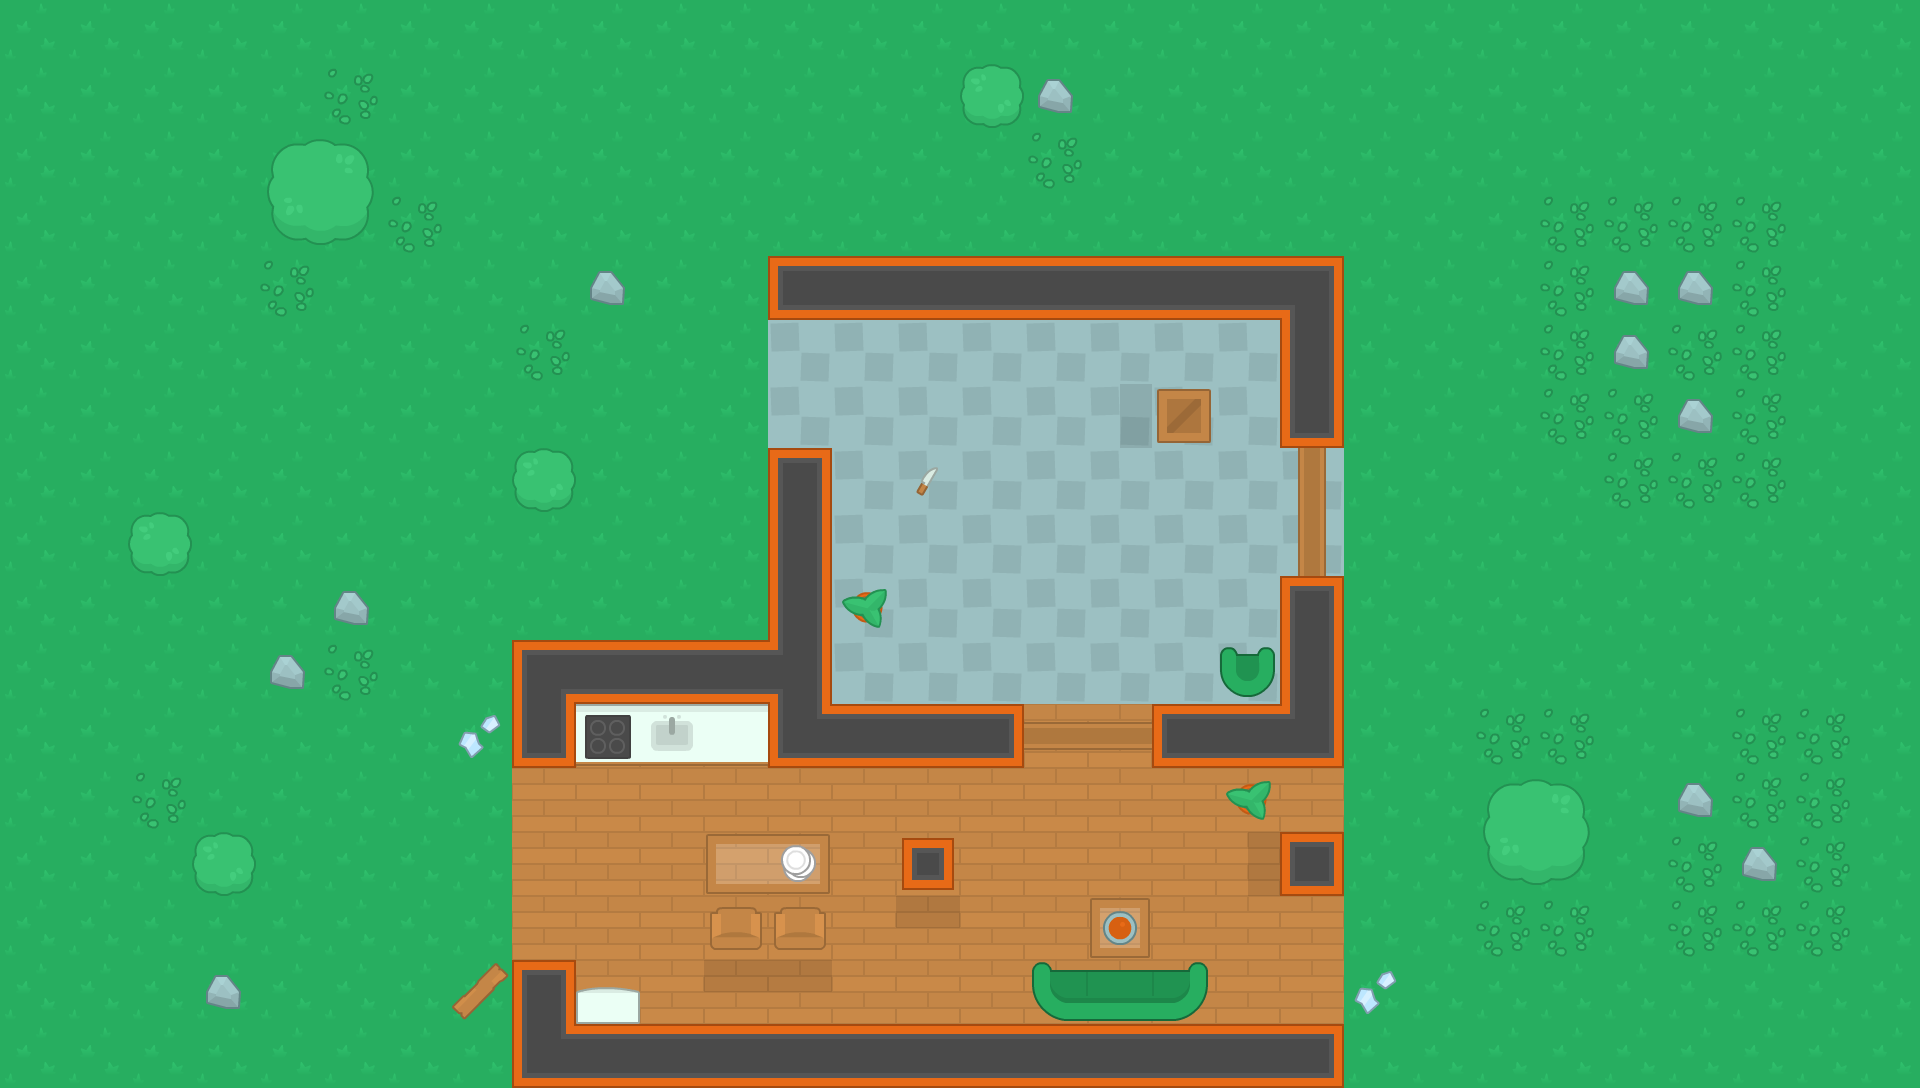

Tiled map render using the project's own tile images. Description and the map definition, with tile-layer contents summarised, below:
An orthogonal 30x17 tile map with 64x64 px tiles, 7 tile layers (ground, floor, wall-window-door, interior, ...), 2 tilesets and 95 objects (44x wall, 12x bush, 11x stone, 8x glass, 4x table, ...).

<map version="1.10" tiledversion="1.12.2" orientation="orthogonal" renderorder="right-down" width="30" height="17" tilewidth="64" tileheight="64" infinite="0" nextlayerid="9" nextobjectid="118">
 <tileset firstgid="1" source="envirnment.tsx" />
 <tileset firstgid="541" source="objset.tsx" />
 <layer id="1" name="ground" class="layer_ground" width="30" height="17">
  <data>[510 cells, 510 non-empty, 1 distinct tile ids]</data>
 </layer>
 <layer id="2" name="floor" class="layer_floor" width="30" height="17">
  <data>[510 cells, 101 non-empty, 2 distinct tile ids]</data>
 </layer>
 <layer id="3" name="wall-window-door" class="layer_wall-window-door" width="30" height="17">
  <data>[510 cells, 48 non-empty, 14 distinct tile ids]</data>
 </layer>
 <layer id="4" name="interior" class="layer_interior" width="30" height="17">
  <data>[510 cells, 15 non-empty, 14 distinct tile ids]</data>
 </layer>
 <layer id="5" name="vegetation" class="layer_vegetation" width="30" height="17">
  <data>[510 cells, 12 non-empty, 5 distinct tile ids]</data>
 </layer>
 <layer id="6" name="stone" class="layer_rock" width="30" height="17">
  <data>[510 cells, 11 non-empty, 1 distinct tile ids]</data>
 </layer>
 <layer id="7" name="decoration" width="30" height="17">
  <data>[510 cells, 48 non-empty, 9 distinct tile ids]</data>
 </layer>
 <objectgroup id="8" name="obstacle">
  <object id="9" name="stool" type="table" x="896" y="832" width="64" height="64">
   <properties>
    <property name="solid" type="bool" value="true" />
   </properties>
  </object>
  <object id="11" name="wall" type="wall" x="1280" y="832" width="64" height="64">
   <properties>
    <property name="solid" type="bool" value="true" />
   </properties>
  </object>
  <object id="13" name="box" type="box" x="1156" y="388" width="54" height="54">
   <properties>
    <property name="movable" type="bool" value="true" />
    <property name="solid" type="bool" value="true" />
   </properties>
  </object>
  <object id="14" name="sofa-table" type="table" x="1088" y="896" width="64" height="64">
   <properties>
    <property name="solid" type="bool" value="true" />
   </properties>
  </object>
  <object id="16" name="wall" type="wall" x="512" y="704" width="64" height="64">
   <properties>
    <property name="solid" type="bool" value="true" />
   </properties>
  </object>
  <object id="17" name="wall" type="wall" x="512" y="960" width="64" height="64">
   <properties>
    <property name="solid" type="bool" value="true" />
   </properties>
  </object>
  <object id="45" name="fridge" type="fridge" x="576" y="986" width="64" height="36.0621">
   <properties>
    <property name="solid" type="bool" value="true" />
   </properties>
  </object>
  <object id="20" name="gas" type="gas" x="576" y="704" width="64" height="64">
   <properties>
    <property name="solid" type="bool" value="true" />
   </properties>
  </object>
  <object id="21" name="basin" type="basin" x="640" y="704" width="64" height="64">
   <properties>
    <property name="solid" type="bool" value="true" />
   </properties>
  </object>
  <object id="22" name="platform" type="platform" x="704" y="704" width="64" height="64">
   <properties>
    <property name="solid" type="bool" value="true" />
   </properties>
  </object>
  <object id="24" name="sofa-small" type="sofa" x="1216" y="640" width="64" height="64">
   <properties>
    <property name="solid" type="bool" value="true" />
   </properties>
  </object>
  <object id="29" name="bush" type="bush" x="256" y="128" width="64" height="64">
   <properties>
    <property name="solid" type="bool" value="true" />
   </properties>
  </object>
  <object id="31" name="bush" type="bush" x="960" y="64" width="64" height="64">
   <properties>
    <property name="solid" type="bool" value="true" />
   </properties>
  </object>
  <object id="32" name="bush" type="bush" x="128" y="512" width="64" height="64">
   <properties>
    <property name="solid" type="bool" value="true" />
   </properties>
  </object>
  <object id="33" name="bush" type="bush" x="192" y="832" width="64" height="64">
   <properties>
    <property name="solid" type="bool" value="true" />
   </properties>
  </object>
  <object id="34" name="bush" type="bush" x="512" y="448" width="64" height="64">
   <properties>
    <property name="solid" type="bool" value="true" />
   </properties>
  </object>
  <object id="35" name="stone" type="stone" x="1024" y="64" width="64" height="64">
   <properties>
    <property name="solid" type="bool" value="true" />
   </properties>
  </object>
  <object id="36" name="stone" type="stone" x="1664" y="256" width="64" height="64">
   <properties>
    <property name="solid" type="bool" value="true" />
   </properties>
  </object>
  <object id="46" name="stone" type="stone" x="1600" y="256" width="64" height="64">
   <properties>
    <property name="solid" type="bool" value="true" />
   </properties>
  </object>
  <object id="37" name="stone" type="stone" x="1600" y="320" width="64" height="64">
   <properties>
    <property name="solid" type="bool" value="true" />
   </properties>
  </object>
  <object id="38" name="stone" type="stone" x="1664" y="384" width="64" height="64">
   <properties>
    <property name="solid" type="bool" value="true" />
   </properties>
  </object>
  <object id="39" name="stone" type="stone" x="1664" y="768" width="64" height="64">
   <properties>
    <property name="solid" type="bool" value="true" />
   </properties>
  </object>
  <object id="41" name="stone" type="stone" x="1728" y="832" width="64" height="64">
   <properties>
    <property name="solid" type="bool" value="true" />
   </properties>
  </object>
  <object id="40" name="stone" type="stone" x="192" y="960" width="64" height="64">
   <properties>
    <property name="solid" type="bool" value="true" />
   </properties>
  </object>
  <object id="42" name="stone" type="stone" x="256" y="640" width="64" height="64">
   <properties>
    <property name="solid" type="bool" value="true" />
   </properties>
  </object>
  <object id="43" name="stone" type="stone" x="320" y="576" width="64" height="64">
   <properties>
    <property name="solid" type="bool" value="true" />
   </properties>
  </object>
  <object id="44" name="stone" type="stone" x="576" y="256" width="64" height="64">
   <properties>
    <property name="solid" type="bool" value="true" />
   </properties>
  </object>
  <object id="47" name="knife" type="knife" x="895.701" y="447.701">
   <properties>
    <property name="equip" type="bool" value="false" />
   </properties>
   <point />
  </object>
  <object id="48" name="start-point" type="point" x="64" y="64">
   <point />
  </object>
  <object id="49" name="glass" type="glass" gid="541" x="768" y="384" width="64" height="64">
   <properties>
    <property name="solid" type="bool" value="true" />
   </properties>
  </object>
  <object id="50" name="glass" type="glass" gid="541" x="768" y="448" width="64" height="64">
   <properties>
    <property name="solid" type="bool" value="true" />
   </properties>
  </object>
  <object id="54" name="glass" type="glass" gid="541" x="512" y="832" width="64" height="64">
   <properties>
    <property name="solid" type="bool" value="true" />
   </properties>
  </object>
  <object id="56" name="glass" type="glass" gid="541" x="512" y="896" width="64" height="64">
   <properties>
    <property name="solid" type="bool" value="true" />
   </properties>
  </object>
  <object id="55" name="glass" type="glass" gid="541" x="512" y="960" width="64" height="64">
   <properties>
    <property name="solid" type="bool" value="true" />
   </properties>
  </object>
  <object id="57" name="hitman-point" type="point" x="1408" y="512">
   <point />
  </object>
  <object id="58" name="zombie-point" type="point" x="320" y="960">
   <point />
  </object>
  </objectgroup>
</map>
<!-- 59 of 95 objects omitted -->
